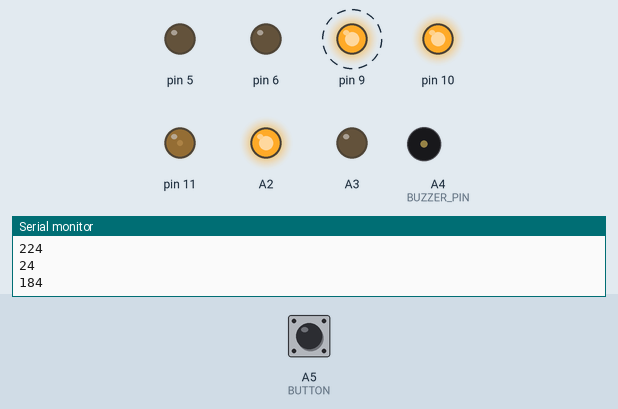
Simulated run of this sketch. Board: Arduino Nano, built with avr-gcc and run on an emulated ATmega328P. On the bench: output pins drawn as LEDs (lit = HIGH), buzzer (waves = sounding), the last lines printed to the serial monitor. Dashed ring = blinking. Inputs (shaded band) come from the test bench; at power-on: A5 (BUTTON) HIGH. Random numbers use the default seed unless the sketch sets one.

Above: at 1.25 s.
1.3 s: A5 (BUTTON) pulled LOW for 0.15 s
At 1.9 s:
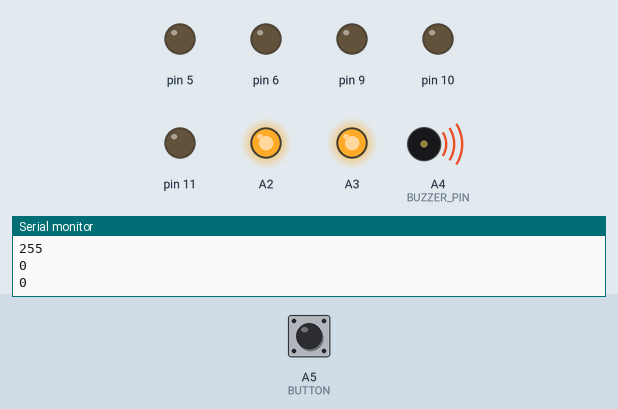
4.4 s: A5 (BUTTON) pulled LOW for 1 s
At 6.2 s:
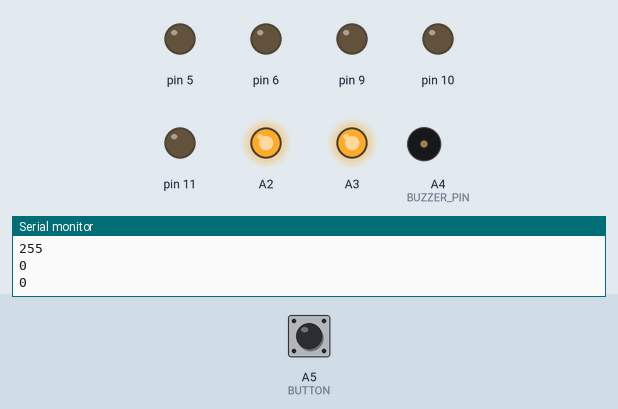
8.2 s: A5 (BUTTON) pulled LOW for 3.2 s
At 10.8 s:
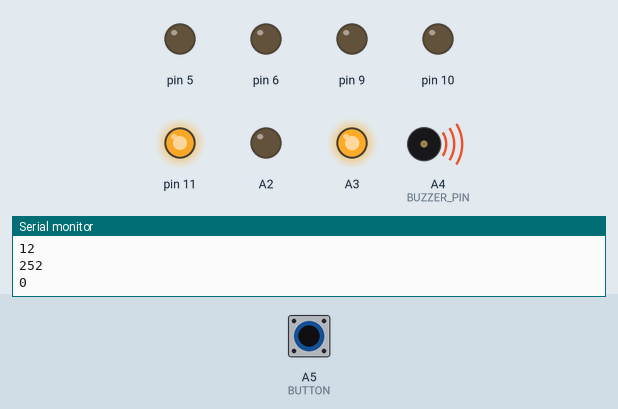
Timing chart, 0 to 18.9 s (numbered marks = the images above; inputs shaded):
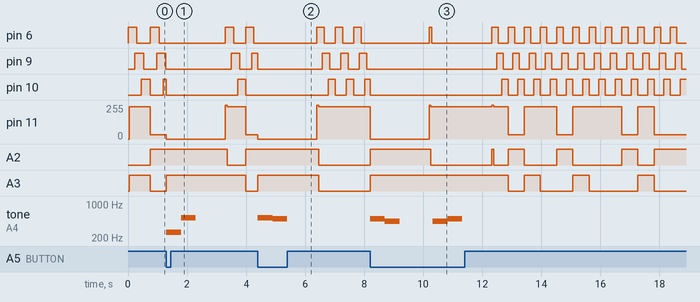

Measured:
- after the input at 1.3 s, tone on A4 (BUZZER_PIN): silent → 262 Hz at once, → 523 Hz 0.50 s later, → silent 0.50 s later
- after the input at 4.4 s, tone on A4 (BUZZER_PIN): silent → 523 Hz at once, → 494 Hz 0.50 s later, → silent 0.50 s later
- after the input at 8.2 s, tone on A4 (BUZZER_PIN): plays 494 Hz for 0.50 s, 440 Hz for 0.50 s, 440 Hz for 0.50 s, 494 Hz for 0.50 s, starting at once
- by itself, pin 10: repeats every 0.55 s: HIGH 0.22 s, LOW 0.33 s

The sketch:

reactionTimeGame.ino
```cpp
#include "lilypadPins.h"
#include "Music.h"
#include "Light.h"

#define GAME_START 1
#define MINI_WIN 2
#define MINI_LOSE 3
#define GAME_LOOP 4
#define PAUSE 5
#define WIN 6
#define LOSE 7

static const int maxTurns = 8;
static const int reqForWin = 6;
static const int numWhiteLights = 3;
static const unsigned long gameSpeeds[8] = {300, 275, 250, 230, 220, 210, 200, 180};
float delayOffset = 0.75;

Light whiteLights[3] = {Light(WHITE_1), Light(WHITE_2), Light(WHITE_3)};

Light winLight = Light(WHITE_4);
Light rgbLight = Light(0);
                    // Sky Blue,     Magenta,       Green,         Red
int colors[4][3] = {{13, 155, 200}, {224, 24, 184}, {12, 252, 0}, {255, 0, 0}};
#define SKY_BLUE 0
#define PINK 1
#define GREEN 2
#define RED 3
int currColor=-1;

// winning
static const int miniWinTime = 2000;
static const int miniLoseTime = 2000;

//Music & SFX
Music music(BUZZER_PIN);

// Vars to reinitialize every game
int mainGameState = GAME_START;
int currTurn = 0;
int numWins = 0;
unsigned long startTime;
unsigned long lightSpeed;


void setup() {
  Serial.begin(9600);      // open the serial port at 9600 bps for Debug Output:
  rgbLight.setRGBPins(RGB_LED_RED, RGB_LED_GREEN, RGB_LED_BLUE);
  randomSeed(analogRead(0));
  // initialize the pushbutton pin as an input:
  pinMode(BUTTON, INPUT_PULLUP);

  initGameLoop();
}

void initGameLoop()
{
  mainGameState = PAUSE;
  numWins = 0;
  currTurn = 0;
  startTime;
  lightSpeed=gameSpeeds[0];
  music.init();

  continueGameLoop();
}

void continueGameLoop()
{
  mainGameState = PAUSE;
  unsigned long delayx = gameSpeeds[currTurn]*delayOffset;
  startLightsArray(lightSpeed, delayx);
  Serial.write("light speed: ");
  Serial.println(lightSpeed);
  Serial.write("delayed by: ");
  Serial.println(delayx);
  Serial.write(" based on delayOffset being: ");
  Serial.println(delayOffset);

  setRandomRGB();
  mainGameState = GAME_LOOP;
}

void loop() {
  switch(mainGameState)
  {
    case GAME_LOOP:
    {
      // if user is pressing the button
      if(digitalRead(BUTTON) == LOW)
      {
        // pressing button
        // if green, you win
        if(currColor==GREEN)
        {
          Serial.write("mini-win\n");
          miniWin();
        }
        else // else color is not green so you lose
        {
          Serial.write("mini-loss\n");
          miniLose();
        }
        return;
      }

      rgbLight.updateLED();
      // loop thru lights & reset them if they're off
      int whiteLightsOff=0;
      for(int i=0; i<numWhiteLights; i++)
      {
        whiteLights[i].updateLED();
        if(!whiteLights[i].isActive()){
          whiteLightsOff++;
        }
        if(whiteLightsOff==numWhiteLights)
        {
          //restart lights
          startLightsArray(lightSpeed, lightSpeed*delayOffset);
          setRandomRGB();
          return;
        }
      }
     break;
      }
     case MINI_WIN:
     {
       // if we're done celebrating
       if(!rgbLight.isActive())
       {
         // decide if the game is over
        currTurn++;
        if(currTurn >= maxTurns)
        {
          gameComplete();
          return;
        }

         //reset game at new speed
         lightSpeed = gameSpeeds[currTurn];
         continueGameLoop();
       }
       else {
         rgbLight.updateLED();
       }
     break;
     }
     case MINI_LOSE:
     {
       // if we're done losing
       if(!rgbLight.isActive())
       {
         // decide if the game is over
        currTurn++;
        if(currTurn >= maxTurns)
        {
          gameComplete();
          return;
        }

         // reset game at slower speed
         lightSpeed = gameSpeeds[currTurn];
         continueGameLoop();
       }
       else
         rgbLight.updateLED();
     break;
     }
  }
}

void gameComplete()
{
  Serial.write("Game Complete");

  // decide if they won or lost
  if(numWins > reqForWin)
  {
    win();
  }
  else // they lost
  {
    lose();
  }
}
void startLightsArray(int onTime, int betweenTime)
{
  for(int i=0; i<numWhiteLights; i++)
  {
    whiteLights[i].whiteLEDOn(onTime, betweenTime*i);
  }
}

void setRandomRGB()
{
  currColor = random(3);
  rgbLight.rgbLEDOn(colors[currColor][0], colors[currColor][1], colors[currColor][2], lightSpeed*numWhiteLights*(1+delayOffset)-lightSpeed*delayOffset, 0);

  if(currColor == GREEN)
    startTime=millis();

   rgbLight.updateLED();
}

void miniWin()
{
  Serial.write("setting win state/n");
  mainGameState = MINI_WIN;
  numWins++;
  setLightsOff();

  // show green color
  rgbLight.rgbLEDOn(colors[GREEN][0], colors[GREEN][1], colors[GREEN][2], miniWinTime, 0);
  music.playUp();
}
void win()
{
  // play win music
  music.playWin();
  initGameLoop();
}
void lose()
{
  music.playLose();
  initGameLoop();
}
void setLightsOff()
{
  // turn off white leds
  for(int i=0; i<numWhiteLights; i++)
    whiteLights[i].setOff();
}

void miniLose()
{
  mainGameState = MINI_LOSE;
  setLightsOff();
  rgbLight.rgbLEDOn(colors[RED][0], colors[RED][1], colors[RED][2], miniLoseTime, 0);
  // play lose music
  music.playDown();
}
void debugOutputLights()
{
    // dump debug info
    for(int p=0; p<numWhiteLights; p++)
    {
      Serial.write("light # ");
      Serial.print(p, DEC);
      Serial.write(" =======\n");
      whiteLights[p].debugOutput();
      Serial.write("\n");
    }
}
```

Light.cpp
```cpp
#include "Light.h"
#include "Arduino.h"

Light::Light(int whiteLED)
{
  pinMode(whiteLED, OUTPUT);
  this->_pin = whiteLED;
}
void Light::setRGBPins(int rPin, int gPin, int bPin)
{
  _rPin = rPin;
  _gPin = gPin;
  _bPin = bPin;
}
void Light::whiteLEDOn(unsigned long onTime, unsigned long delayStart)
{
  _isRGB=false;
  LEDOn(onTime, delayStart);
}

void Light::rgbLEDOn(int r, int g, int b, unsigned long onTime, unsigned long delayStart)
{
  _r = r;
  _g = g;
  _b = b;
  _isRGB = true;
  LEDOn(onTime, delayStart);
}

void Light::LEDOn(unsigned long onTime, unsigned long delayStart)
{
   time_diff = onTime;
   time_delay_start = delayStart;
   time_start = millis();
   _isActive=true;

   if(time_delay_start > 0)
   {
     _isDelayed=true;
   }
   else
   {
     setOn();
   }
}

void Light::setOn()
{
   _isOn = true;
   _isDelayed=false;
   if(_isRGB)
   {
     Serial.write("setting rgb on: \n");
     Serial.println(_r, DEC);
     Serial.println(_g, DEC);
     Serial.println(_b, DEC);
     Serial.write("\n");
     analogWrite(_rPin, 255 - _r);
     analogWrite(_gPin, 255 - _g);
     analogWrite(_bPin, 255 - _b);
   }
   else // is white light
   {
     digitalWrite(_pin, HIGH);   // turn the LED on (HIGH is the voltage level);
   }
   time_start = millis();
}

void Light::setOff()
{
  _isOn = false;
  _isActive=false;
  if(_isRGB)
  {
    Serial.write("settign color light off\n");
    analogWrite(_rPin, 255);
    analogWrite(_gPin, 255);
    analogWrite(_bPin, 255);
  }
  else // white LED
  {
    digitalWrite(_pin, LOW);
  }
}

void Light::updateLED()
{
  if(_isActive)
  {
    if(_isDelayed && ((millis() - time_start) >= time_delay_start))
    {
      setOn();
    }
    else if(_isOn && ((millis() - time_start) >= time_diff))
    {
      // light is done can turn off now
      setOff();
    }
  }
}

bool Light::isActive()
{
  return _isActive;
}

void Light::debugOutput()
{
    Serial.write(": isActive");
    Serial.print(_isActive, BIN);
    Serial.write(", _isAOn: ");
    Serial.print(_isOn, BIN);
    Serial.write(", _isDelayed: ");
    Serial.print(_isDelayed, BIN);
    Serial.write(", time_start: ");
    Serial.print(time_start, DEC);
    Serial.write(", time_delay_start");
    Serial.print(time_delay_start, DEC);
}
```

Light.h
```cpp
#ifndef Light_h
#define Light_h


class Light
{
  public:
    Light(int whiteLED);
    void setRGBPins(int rPin, int gPin, int bPin);
    void whiteLEDOn(unsigned long onTime, unsigned long delayStart);
    void rgbLEDOn(int r, int g, int b, unsigned long onTime, unsigned long delayStart);
    void LEDOn(unsigned long onTime, unsigned long delayStart);
    void updateLED();
    void setOn();
    void setOff();
    void debugOutput();
    bool isActive();
  private:
    int _pin;
    bool _isOn=false;
    bool _isActive=false;
    bool _isDelayed=false;
    bool _isRGB=false;
    int _rPin;
    int _gPin;
    int _bPin;
    int _r;
    int _g;
    int _b;
    unsigned long time_start;
    unsigned long time_delay_start;
    unsigned long time_diff;
};

#endif
```

Music.cpp
```cpp
#include "Arduino.h"
#include "Music.h"
#include "pitches.h"

Music::Music(int pin)
{
  pinMode(pin, OUTPUT);
  _pin = pin;
}
void Music::init()
{
  currSFXID = 0;
}

void Music::playWin()
{
  Serial.write("win music start\n");
  for (int thisNote = 0; thisNote < win_length; thisNote++) {
    // to calculate the note duration, take one second
    // divided by the note type.
    //e.g. quarter note = 1000 / 4, eighth note = 1000/8, etc.
    int currNoteDuration = 1000 / (10-win_noteDuration[thisNote]);

    tone(_pin, win_melody[thisNote], currNoteDuration);
    // to distinguish the notes, set a minimum time between them.
    // the note's duration + 30% seems to work well:
    int pauseBetweenNotes = currNoteDuration * 1.30;
    delay(pauseBetweenNotes);
    // stop the tone playing:
    noTone(_pin);
    // delay before the next note is played
    delay(win_pauseDuration[thisNote]+1);
  }
  Serial.write("win music done\n");
}

void Music::playLose()
{
  Serial.write("lose music start\n");

  for (int thisNote = 0; thisNote < lose_length; thisNote++) {
    // to calculate the note duration, take one second
    // divided by the note type.
    //e.g. quarter note = 1000 / 4, eighth note = 1000/8, etc.
    int currNoteDuration = 1000 / (10-lose_noteDuration[thisNote]);

    tone(_pin, lose_melody[thisNote], currNoteDuration);
    // to distinguish the notes, set a minimum time between them.
    // the note's duration + 30% seems to work well:
    int pauseBetweenNotes = currNoteDuration * 1.30;
    delay(pauseBetweenNotes);
    // stop the tone playing:
    noTone(_pin);
    // delay before the next note is played
    delay(lose_pauseDuration[thisNote]+1);
  }
  Serial.write("lose music done\n");
}

void Music::playUp()
{
  playSound(currSFXID);
  currSFXID++;
  if(currSFXID>=sfx_length)
    currSFXID = 0;
  playSound(currSFXID);
}
void Music::playDown()
{
  playSound(currSFXID);
  currSFXID--;
  if(currSFXID<0)
    currSFXID = sfx_length-1;
  playSound(currSFXID);

}
void Music::playSound(int noteIndex)
{
  tone(_pin, sfx_scale[noteIndex]);
  delay(500);
  // stop the tone playing:
  noTone(_pin);
}
```

Music.h
```cpp
#ifndef Music_h
#define Music_h

#include "Arduino.h"
#include "pitches.h"

class Music
{
  public:
    Music(int pin);
    void init();
    void playWin();
    void playLose();
    void playUp();
    void playDown();
    void playSound(int noteIndex);
  private:
    int _pin;
    int currSFXID=0;
    // notes in the melody:
    static const int win_length = 19;
    int win_melody[win_length] = {
      NOTE_C4, NOTE_C4, NOTE_C4, NOTE_C4, NOTE_G4, NOTE_F4, NOTE_E4, NOTE_D4,
      NOTE_C5, NOTE_G4, NOTE_F4, NOTE_E4, NOTE_D4,
      NOTE_C5, NOTE_G4, NOTE_F4, NOTE_E4, NOTE_F4, NOTE_D4
    };
    // note durations: 4 = quarter note, 8 = eighth note, etc.:
    int win_noteDuration[win_length] = {
      2, 2, 2, 8, 8, 2, 2, 2,
      8, 8, 2, 2, 2,
      8, 8, 2, 2, 2, 8
    };
    int win_pauseDuration[win_length-1] = {
      2, 2, 2, 2, 2, 2, 2, 2,
      2, 2, 2, 2, 2,
      2, 2, 2, 2, 2
    };
    static const int lose_length = 9;
    int lose_melody[lose_length] = {
      NOTE_C3, NOTE_A2,
      NOTE_B2, NOTE_G2,
      NOTE_A2, NOTE_F2,
      NOTE_G2, NOTE_D2, NOTE_C2
    };
    // note durations: 4 = quarter note, 8 = eighth note, etc.:
    int lose_noteDuration[lose_length] = {
      4, 4,
      4, 4,
      4, 4,
      4, 8, 8
    };
    int lose_pauseDuration[lose_length-1] = {
      4, 4,
      4, 4,
      4, 4,
      8, 8
    };
    static const int sfx_length = 8;
    int sfx_scale[sfx_length] = {
      NOTE_C4, NOTE_D4, NOTE_E4, NOTE_F4, NOTE_G4, NOTE_A4, NOTE_B4, NOTE_C5
    };
};

#endif
```

pitches.h
```cpp
/*
  Melody

 Plays a melody

 circuit:
 * 8-ohm speaker on digital pin 7

 created 21 Jan 2010
 modified 30 Aug 2011
 by Tom Igoe

This example code is in the pNOTE_G2ublic domain.

 http://arduino.cc/en/Tutorial/Tone

 */

/*************************************************
 * Public Constants
 *************************************************/

#define NOTE_B0  31
#define NOTE_C1  33
#define NOTE_CS1 35
#define NOTE_D1  37
#define NOTE_DS1 39
#define NOTE_E1  41
#define NOTE_F1  44
#define NOTE_FS1 46
#define NOTE_G1  49
#define NOTE_GS1 52
#define NOTE_A1  55
#define NOTE_AS1 58
#define NOTE_B1  62
#define NOTE_C2  65
#define NOTE_CS2 69
#define NOTE_D2  73
#define NOTE_DS2 78
#define NOTE_E2  82
#define NOTE_F2  87
#define NOTE_FS2 93
#define NOTE_G2  98
#define NOTE_GS2 104
#define NOTE_A2  110
#define NOTE_AS2 117
#define NOTE_B2  123
#define NOTE_C3  131
#define NOTE_CS3 139
#define NOTE_D3  147
#define NOTE_DS3 156
#define NOTE_E3  165
#define NOTE_F3  175
#define NOTE_FS3 185
#define NOTE_G3  196
#define NOTE_GS3 208
#define NOTE_A3  220
#define NOTE_AS3 233
#define NOTE_B3  247
#define NOTE_C4  262
#define NOTE_CS4 277
#define NOTE_D4  294
#define NOTE_DS4 311
#define NOTE_E4  330
#define NOTE_F4  349
#define NOTE_FS4 370
#define NOTE_G4  392
#define NOTE_GS4 415
#define NOTE_A4  440
#define NOTE_AS4 466
#define NOTE_B4  494
#define NOTE_C5  523
#define NOTE_CS5 554
#define NOTE_D5  587
#define NOTE_DS5 622
#define NOTE_E5  659
#define NOTE_F5  698
#define NOTE_FS5 740
#define NOTE_G5  784
#define NOTE_GS5 831
#define NOTE_A5  880
#define NOTE_AS5 932
#define NOTE_B5  988
#define NOTE_C6  1047
#define NOTE_CS6 1109
#define NOTE_D6  1175
#define NOTE_DS6 1245
#define NOTE_E6  1319
#define NOTE_F6  1397
#define NOTE_FS6 1480
#define NOTE_G6  1568
#define NOTE_GS6 1661
#define NOTE_A6  1760
#define NOTE_AS6 1865
#define NOTE_B6  1976
#define NOTE_C7  2093
#define NOTE_CS7 2217
#define NOTE_D7  2349
#define NOTE_DS7 2489
#define NOTE_E7  2637
#define NOTE_F7  2794
#define NOTE_FS7 2960
#define NOTE_G7  3136
#define NOTE_GS7 3322
#define NOTE_A7  3520
#define NOTE_AS7 3729
#define NOTE_B7  3951
#define NOTE_C8  4186
#define NOTE_CS8 4435
#define NOTE_D8  4699
#define NOTE_DS8 4978
```

lilypadPins.h
```cpp
#define MOTOR 3
#define RGB_LED_RED 11
#define RGB_LED_BLUE A3
#define RGB_LED_GREEN A2
#define BUTTON A5
//#define SLIDE_SWITCH 2

#define WHITE_1 6
#define WHITE_2 9
#define WHITE_3 10
#define WHITE_4 5
#define WHITE_5 A4

#define BUZZER_PIN A4

#define TEMPERATURE_PIN A1
#define LIGHT_SENSOR A6
```
